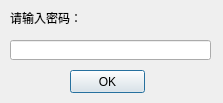
<?xml version="1.0" encoding="UTF-8"?>
<ui version="4.0">
 <class>PasswordDialog</class>
 <widget class="QDialog" name="PasswordDialog">
  <property name="geometry">
   <rect>
    <x>0</x>
    <y>0</y>
    <width>223</width>
    <height>103</height>
   </rect>
  </property>
  <property name="windowTitle">
   <string>Dialog</string>
  </property>
  <widget class="QPushButton" name="pushButtonOK">
   <property name="geometry">
    <rect>
     <x>70</x>
     <y>70</y>
     <width>75</width>
     <height>23</height>
    </rect>
   </property>
   <property name="text">
    <string>OK</string>
   </property>
  </widget>
  <widget class="QLineEdit" name="lineEdit">
   <property name="geometry">
    <rect>
     <x>10</x>
     <y>40</y>
     <width>201</width>
     <height>20</height>
    </rect>
   </property>
  </widget>
  <widget class="QLabel" name="label">
   <property name="geometry">
    <rect>
     <x>10</x>
     <y>10</y>
     <width>81</width>
     <height>16</height>
    </rect>
   </property>
   <property name="text">
    <string>请输入密码：</string>
   </property>
  </widget>
 </widget>
 <resources/>
 <connections/>
</ui>
